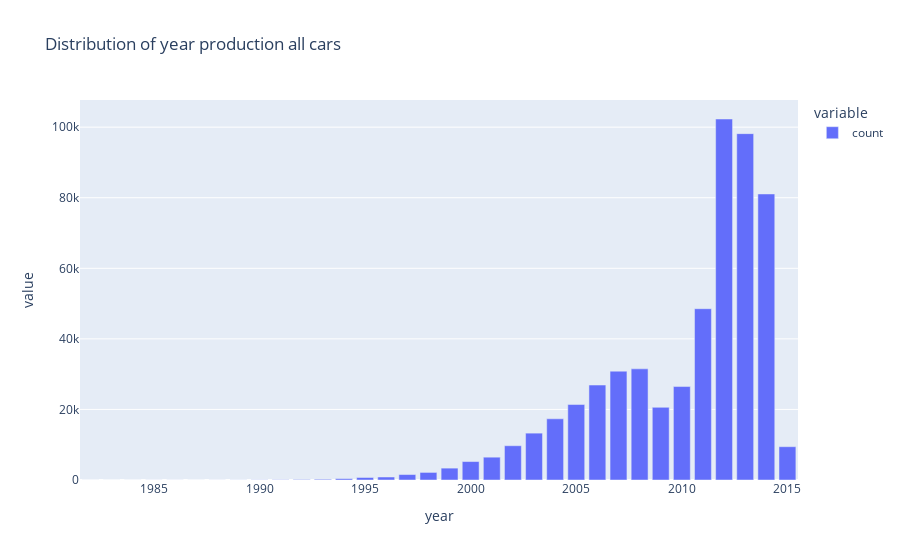

The code cell stored with this chart in its notebook:
### Code cell
YEAR = df['year'].value_counts()
px.bar(YEAR,title= "Distribution of year production all cars")

### Figure 1 — Plotly figure (JSON) as saved in the notebook; plotly's stock layout.template omitted (floating-point values rounded to 4 significant figures)
{"data": [{"alignmentgroup": "True", "hovertemplate": "variable=count<br>year=%{x}<br>value=%{y}<extra></extra>", "legendgroup": "count", "marker": {"color": "#636efa", "pattern": {"shape": ""}}, "name": "count", "offsetgroup": "count", "orientation": "v", "showlegend": true, "textposition": "auto", "type": "bar", "x": [2012, 2013, 2014, 2011, 2008, 2007, 2006, 2010, 2005, 2009, 2004, 2003, 2002, 2015, 2001, 2000, 1999, 1998, 1997, 1996, 1995, 1994, 1993, 1992, 1991, 1990, 1989, 1986, 1988, 1985, 1987, 1984, 1982, 1983], "xaxis": "x", "y": [102315, 98168, 81070, 48548, 31502, 30845, 26913, 26485, 21394, 20594, 17342, 13281, 9715, 9437, 6468, 5227, 3363, 2149, 1546, 851, 711, 392, 205, 132, 67, 49, 20, 11, 11, 10, 8, 5, 2, 1], "yaxis": "y"}], "layout": {"barmode": "relative", "legend": {"title": {"text": "variable"}, "tracegroupgap": 0}, "title": {"text": "Distribution of year production all cars"}, "xaxis": {"anchor": "y", "domain": [0, 1], "title": {"text": "year"}}, "yaxis": {"anchor": "x", "domain": [0, 1], "title": {"text": "value"}}}}
